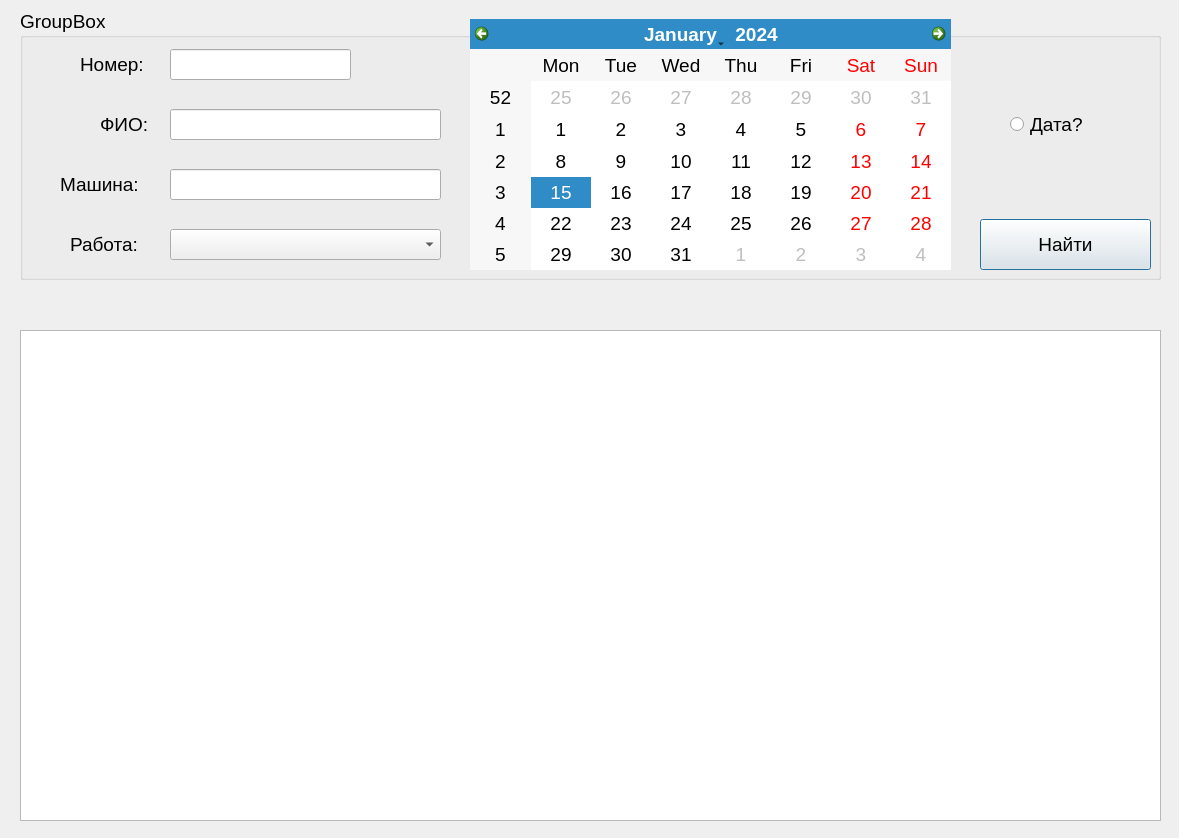
<?xml version="1.0" encoding="UTF-8"?>
<ui version="4.0">
 <class>Dialog</class>
 <widget class="QDialog" name="Dialog">
  <property name="geometry">
   <rect>
    <x>0</x>
    <y>0</y>
    <width>1179</width>
    <height>838</height>
   </rect>
  </property>
  <property name="windowTitle">
   <string>Dialog</string>
  </property>
  <widget class="QGroupBox" name="groupBox">
   <property name="geometry">
    <rect>
     <x>20</x>
     <y>9</y>
     <width>1141</width>
     <height>271</height>
    </rect>
   </property>
   <property name="font">
    <font>
     <pointsize>14</pointsize>
    </font>
   </property>
   <property name="title">
    <string>GroupBox</string>
   </property>
   <widget class="QPushButton" name="FindButton">
    <property name="geometry">
     <rect>
      <x>960</x>
      <y>210</y>
      <width>171</width>
      <height>51</height>
     </rect>
    </property>
    <property name="text">
     <string>Найти</string>
    </property>
   </widget>
   <widget class="QLineEdit" name="Number">
    <property name="geometry">
     <rect>
      <x>150</x>
      <y>40</y>
      <width>181</width>
      <height>31</height>
     </rect>
    </property>
   </widget>
   <widget class="QLabel" name="label">
    <property name="geometry">
     <rect>
      <x>60</x>
      <y>40</y>
      <width>81</width>
      <height>31</height>
     </rect>
    </property>
    <property name="text">
     <string>Номер:</string>
    </property>
   </widget>
   <widget class="QLineEdit" name="FIO">
    <property name="geometry">
     <rect>
      <x>150</x>
      <y>100</y>
      <width>271</width>
      <height>31</height>
     </rect>
    </property>
   </widget>
   <widget class="QLabel" name="label_2">
    <property name="geometry">
     <rect>
      <x>80</x>
      <y>100</y>
      <width>61</width>
      <height>31</height>
     </rect>
    </property>
    <property name="text">
     <string>ФИО:</string>
    </property>
   </widget>
   <widget class="QLabel" name="label_3">
    <property name="geometry">
     <rect>
      <x>40</x>
      <y>160</y>
      <width>101</width>
      <height>31</height>
     </rect>
    </property>
    <property name="text">
     <string>Машина:</string>
    </property>
   </widget>
   <widget class="QLineEdit" name="Car">
    <property name="geometry">
     <rect>
      <x>150</x>
      <y>160</y>
      <width>271</width>
      <height>31</height>
     </rect>
    </property>
   </widget>
   <widget class="QComboBox" name="comboBox">
    <property name="geometry">
     <rect>
      <x>150</x>
      <y>220</y>
      <width>271</width>
      <height>31</height>
     </rect>
    </property>
   </widget>
   <widget class="QCalendarWidget" name="calendarWidget">
    <property name="geometry">
     <rect>
      <x>450</x>
      <y>10</y>
      <width>481</width>
      <height>251</height>
     </rect>
    </property>
   </widget>
   <widget class="QLabel" name="label_4">
    <property name="geometry">
     <rect>
      <x>50</x>
      <y>220</y>
      <width>91</width>
      <height>31</height>
     </rect>
    </property>
    <property name="text">
     <string>Работа:</string>
    </property>
   </widget>
   <widget class="QRadioButton" name="radioButton">
    <property name="geometry">
     <rect>
      <x>990</x>
      <y>100</y>
      <width>231</width>
      <height>31</height>
     </rect>
    </property>
    <property name="text">
     <string>Дата?</string>
    </property>
   </widget>
  </widget>
  <widget class="QTableWidget" name="tableWidget">
   <property name="geometry">
    <rect>
     <x>20</x>
     <y>330</y>
     <width>1141</width>
     <height>491</height>
    </rect>
   </property>
   <property name="font">
    <font>
     <pointsize>14</pointsize>
    </font>
   </property>
  </widget>
 </widget>
 <resources/>
 <connections/>
</ui>
